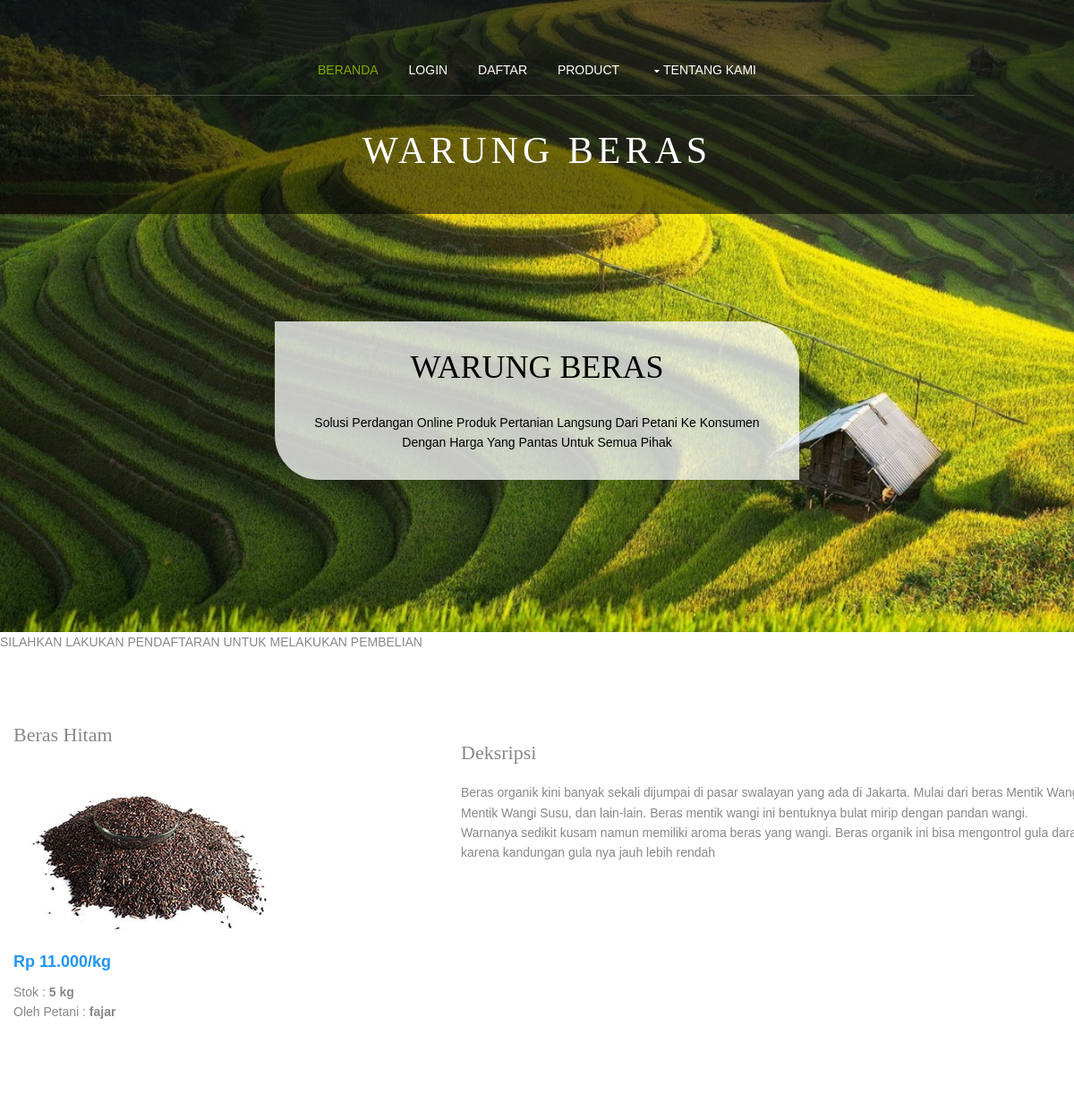
Before: /?controller=produk&action=detailProduk&id_produk=11 with the older database file.
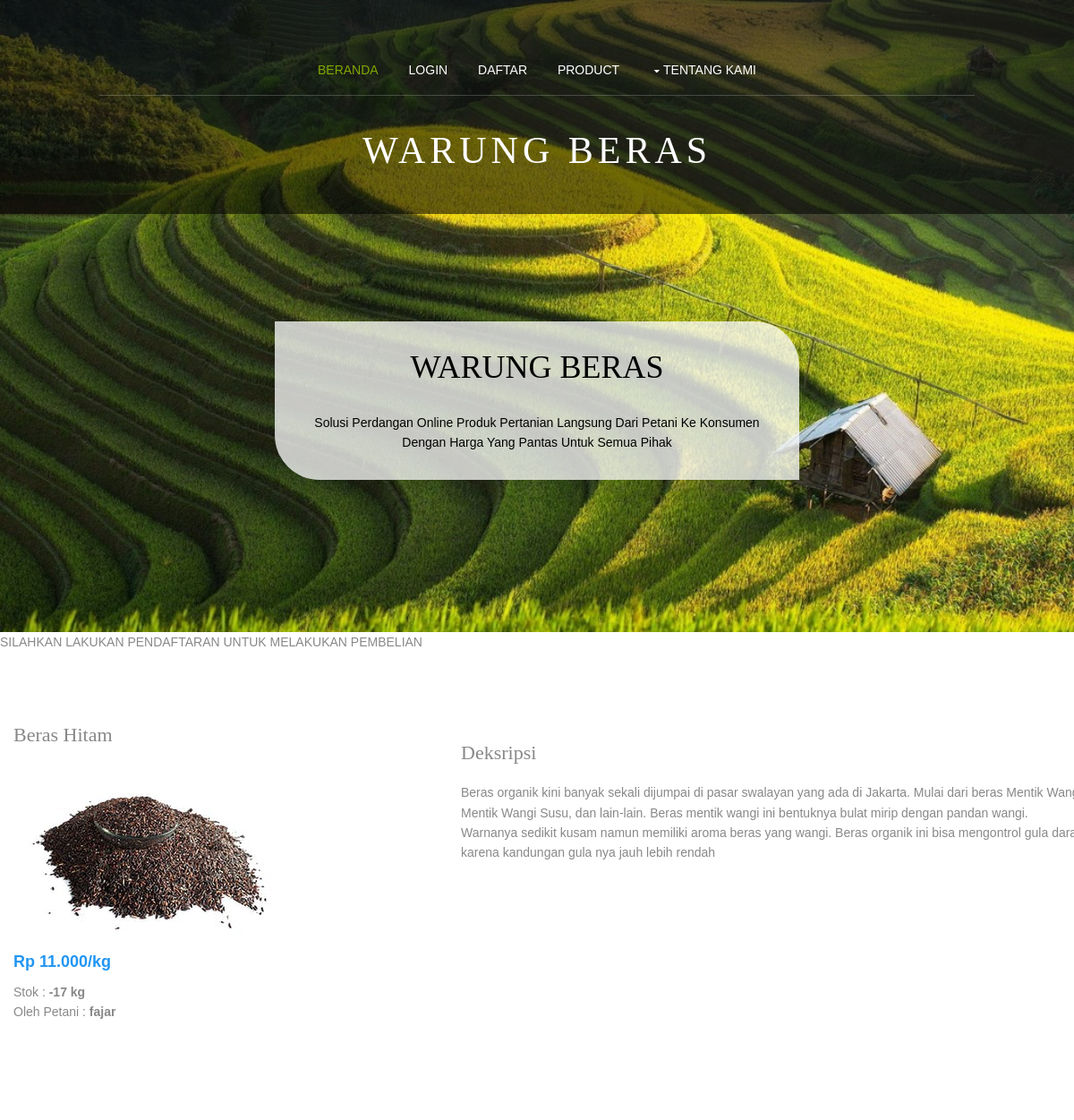
After: the same page with the newer database file.
### tables this page shows
CREATE TABLE `produk` (
  `id_produk` int(11) NOT NULL,
  `id_user` int(11) NOT NULL,
  `nama_produk` varchar(50) NOT NULL,
  `jumlah_stok` int(11) NOT NULL,
  `harga` double NOT NULL,
  `foto_produk` varchar(255) NOT NULL,
  `deskripsi` text NOT NULL,
  `status` varchar(25) NOT NULL
);

### index.php (called while the page is built, shortened)
<?php
require_once('views/layout.php');
?>

### controllers/c_produk.php (called while the page is built, shortened)
<?php
Class ProdukController{
	public function detailProduk(){
		$posts=Produk::showDetailProduk($_GET['id_produk']);
		require_once('views/pages/detailProduk.php');
	}
}
?>

### routes.php (called while the page is built, shortened)
<?php
function call($controller, $action){
	switch ($controller) {
		case 'produk':
		require_once('models/m_produk.php');
		$controller=new ProdukController();
		break;
	}
	$controller->{ $action }();
}
call($controller,$action);
?>

### models/m_produk.php (called while the page is built, shortened)
<?php
Class Produk{
public static function showDetailProduk($id_produk){
	$list=[];
	$db = DB::getInstance();
	$req = $db->query("SELECT *
		FROM produk p join users u
		ON p.id_user=u.id_user where p.id_produk=".$id_produk);
foreach ($req as $item) {
	$list[]=array(
		'id_produk'=>$item['id_produk'],
		'nama_produk'=>$item['nama_produk'],
		'id_user'=>$item['id_user'],
		'jumlah_stok'=>$item['jumlah_stok'],
		'harga'=>$item['harga'],
		'foto_produk'=>$item['foto_produk'],
		'deskripsi'=>$item['deskripsi'],
		'penjual'=>$item['nama']
		);
}
if (isset($list)) {
	return $list;
} else {
	return null;
}
}
}
?>

### views/pages/detailProduk.php (the view, shortened to what this page needs)
<!DOCTYPE html>
<html>
<head>
<link href="resources/styles/layout.css" rel="stylesheet" type="text/css" media="all">
</head>
<body id="top">
<div class="bgded" style="background-image:url('resources/img/sawah.jpeg.jpg');">
  <div class="wrapper overlay">
    <header id="header" class="hoc clear">
      <nav id="mainav" class="clear">
        <ul class="clear">
          <li class="active"><a href="index.php">Beranda</a></li>
          <li><a href="index.php/login/login">Login</a></li>
          <li><a href="index.php/register/register">Daftar</a></li>
          <li><a href="#">Product</a></li>
          <li><a class="drop" href="#">Tentang Kami</a>
        </nav>
      <div id="logo">
       <h1><a href="index.php">Warung Beras</a></h1>
        </div>
    </header>
  </div>
  <div id="pageintro" class="hoc clear">
  <article>
      <div class="introtxt">
        <h2 class="heading">WARUNG BERAS </h2>
        <p>Solusi Perdangan Online Produk Pertanian Langsung Dari Petani Ke Konsumen Dengan Harga Yang Pantas Untuk Semua Pihak</p>
      </div>
    </article>
</div>
</div>
<marquee> SILAHKAN LAKUKAN PENDAFTARAN UNTUK MELAKUKAN PEMBELIAN </marquee>
	<div class="container">
		<div class="row">
			<div class="col-md-5">
				<?php foreach ($posts as $item) {
					?>
					<h2><?php echo $item['nama_produk'] ?></h2>
					<div class="card" style="width: 50rem; height:auto; margin-bottom:30px;">
						<img class="card-img-top" src="foto_produk/<?php echo $item['foto_produk'] ?>" alt="Card image cap">
						<div class="card-block">
							<p class="card-text">
								<font size="4" color="#2196F3"><b><p> <?php echo "Rp ". number_format($item['harga'],0,".",".")."/kg"; ?></p></b></font>
							</p>
							<p class="card-text">
								Stok :<b> <?php echo $item['jumlah_stok']." "; ?>kg</b> <br>
								Oleh Petani : <b><?php echo $item['penjual']; ?></b>
							</p>
						</div>
					</div>
				</div>
				<?php } ?>
			<div class="col-md-5">
				<p><h2>Deksripsi</h2><p align="justify">
						<div class="card" style="width: 50rem; height:auto; margin-bottom:30px;">
							<div class="card-block">
								<p class="card-text">
									<?php echo $item['deskripsi']; ?>
								</p>
							</div>
						</div>
					</p>
			</div>
</body>
</html>

### views/layout.php (shortened to what this page needs)
<!DOCTYPE html>
<html lang="en">
<head>
  <link rel="stylesheet" type="text/css" href="resources/styles/layout.css">
  <link rel="stylesheet" href="https://maxcdn.bootstrapcdn.com/bootstrap/3.3.7/css/bootstrap.min.css">
</head>
<body>
  <?php require_once('routes.php') ?>
</body>
</html>

### resources/styles/layout.css (style rules this page uses)
#header { padding:50px 0; }
#header #logo { text-align:center; }
#header #logo * { margin:0; padding:0; line-height:1; }
#header #logo h1 { font-size:42px; letter-spacing:5px; text-transform:uppercase; }
#pageintro { padding:120px 0; text-align:center; }
#pageintro article { display:block; max-width:60%; margin:0 auto; }
#pageintro article .introtxt { margin:0 0 50px 0; padding:30px; border-radius:0 50px; }
#pageintro article .heading { margin-bottom:30px; font-size:36px; }
#pageintro article p:last-of-type { margin-bottom:0; }
.container { padding:80px 0; }
*, *::before, *::after { transition:all .3s ease-in-out; }
nav ul, nav ol { margin:0; padding:0; list-style:none; }
#mainav, #breadcrumb, .sidebar nav { line-height:normal; }
#mainav .drop::after, #mainav li li .drop::after, #breadcrumb li a::after, .sidebar nav a::after { position:absolute; font-family:"FontAwesome"; font-size:10px; line-height:10px; }
#mainav { margin-bottom:40px; border-bottom:1px solid; }
#mainav ul { text-transform:uppercase; text-align:center; }
#mainav li { display:inline-block; position:relative; margin:0 30px 0 0; padding:0; }
#mainav li:last-child { margin-right:0; }
#mainav li a { display:block; padding:20px 0; }
#mainav .drop { padding-left:15px; }
#mainav .drop::after, #mainav li li .drop::after { content:"\f0d7"; }
#mainav .drop::after { top:25px; left:5px; }
body { color:#888888; background-color:#FFFFFF; }
a { color:#82A800; }
.overlay { color:#FFFFFF; background-color:inherit; }
.overlay::after { color:inherit; background-color:rgba(0,0,0,.55); }
#header #logo a { color:inherit; }
#pageintro article { color:#FFFFFF; }
#pageintro article .introtxt { color:#000000; background-color:rgba(255,255,255,.75); }
#mainav { border-color:rgba(255,255,255,.2); }
#mainav li a { color:inherit; }
#mainav .active a, #mainav a:hover, #mainav li:hover > a { color:#82A800; background-color:inherit; }
@media screen and (min-width:978px) { .hoc { max-width:978px; } }

### resources/styles/framework.css (style rules this page uses)
html { overflow-y:scroll; overflow-x:hidden; }
html, body { margin:0; padding:0; font-size:14px; line-height:1.6em; }
*, *::before, *::after { box-sizing:border-box; }
.overlay { position:relative; z-index:1; }
.overlay::after { display:block; position:absolute; top:0; left:0; width:100%; height:100%; content:""; z-index:-1; }
.bgded { background-position:top center; background-repeat:no-repeat; background-size:cover; }
.clear, .group { display:block; }
.clear::before, .clear::after, .group::before, .group::after { display:table; content:""; }
.clear, .clear::after, .group, .group::after { clear:both; }
a { outline:none; text-decoration:none; }
img { width:auto; max-width:100%; height:auto; margin:0; padding:0; border:none; line-height:normal; vertical-align:middle; }
body, input, textarea, select { font-family:Verdana, Geneva, sans-serif; }
h1, h2, h3, h4, h5, h6, .heading { font-family:Georgia, "Times New Roman", Times, serif; }
h1, h2, h3, h4, h5, h6, .heading { margin:0 0 20px 0; font-size:22px; line-height:normal; font-weight:normal; }
.wrapper { display:block; width:100%; margin:0; padding:0; text-align:left; word-wrap:break-word; }
.hoc { display:block; margin:0 auto; }
address, article, aside, figcaption, figure, footer, header, main, nav, section { display:block; margin:0; padding:0; }

Changed rows visible on the page:
changed produk "Beras Hitam": jumlah_stok "5" → "-17"
